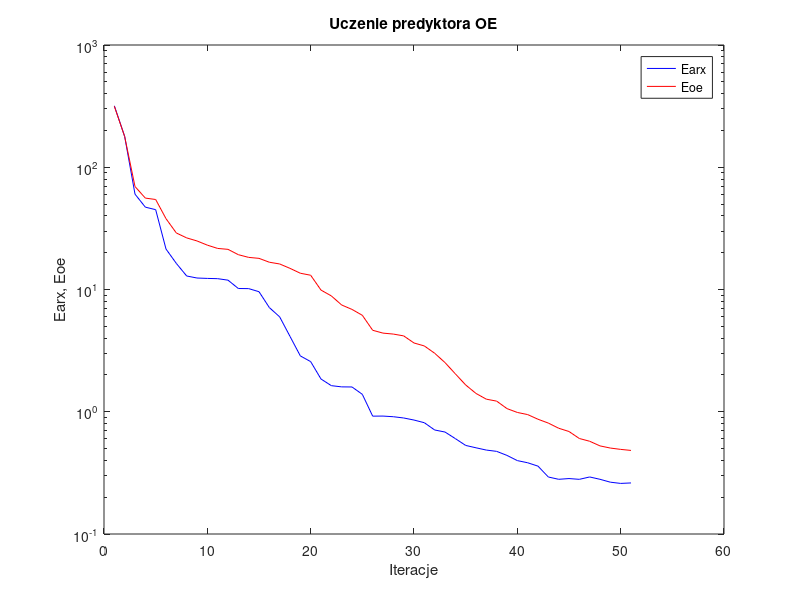
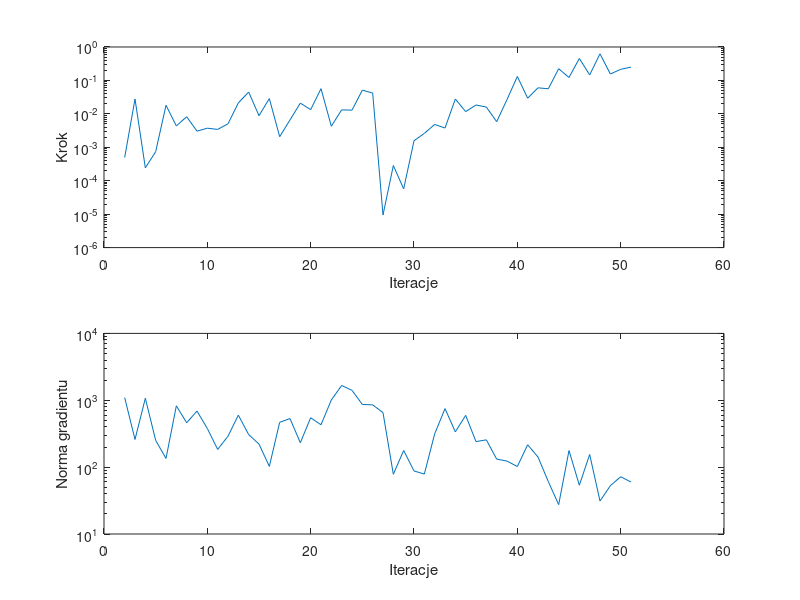

These figures' MATLAB source, in order:
%uczenie predyktora oe
clear all;
n=0; farx(n+1)=3.181939e+002; foe(n+1)=3.154913e+002; wspucz(n+1)=0.000000e+000; ng(n+1)=0.000000e+000;
%odnowa zmiennej metryki
n=1; farx(n+1)=1.786180e+002; foe(n+1)=1.782661e+002; krok(n+1)=4.927090e-004; ng(n+1)=1.096027e+003;
n=2; farx(n+1)=6.026077e+001; foe(n+1)=6.955072e+001; krok(n+1)=2.788178e-002; ng(n+1)=2.593705e+002;
n=3; farx(n+1)=4.716574e+001; foe(n+1)=5.593711e+001; krok(n+1)=2.431917e-004; ng(n+1)=1.071473e+003;
n=4; farx(n+1)=4.498421e+001; foe(n+1)=5.448275e+001; krok(n+1)=7.383609e-004; ng(n+1)=2.512594e+002;
n=5; farx(n+1)=2.143081e+001; foe(n+1)=3.797412e+001; krok(n+1)=1.802073e-002; ng(n+1)=1.350169e+002;
n=6; farx(n+1)=1.634682e+001; foe(n+1)=2.899749e+001; krok(n+1)=4.352152e-003; ng(n+1)=8.249958e+002;
n=7; farx(n+1)=1.289943e+001; foe(n+1)=2.643570e+001; krok(n+1)=8.204311e-003; ng(n+1)=4.612962e+002;
n=8; farx(n+1)=1.241476e+001; foe(n+1)=2.495610e+001; krok(n+1)=3.035901e-003; ng(n+1)=6.888112e+002;
n=9; farx(n+1)=1.232413e+001; foe(n+1)=2.306027e+001; krok(n+1)=3.726829e-003; ng(n+1)=3.781182e+002;
n=10; farx(n+1)=1.226305e+001; foe(n+1)=2.167385e+001; krok(n+1)=3.427028e-003; ng(n+1)=1.841271e+002;
n=11; farx(n+1)=1.192381e+001; foe(n+1)=2.130568e+001; krok(n+1)=5.042985e-003; ng(n+1)=2.901485e+002;
n=12; farx(n+1)=1.018918e+001; foe(n+1)=1.926588e+001; krok(n+1)=2.128042e-002; ng(n+1)=5.987659e+002;
n=13; farx(n+1)=1.016755e+001; foe(n+1)=1.831019e+001; krok(n+1)=4.486659e-002; ng(n+1)=3.068284e+002;
n=14; farx(n+1)=9.593888e+000; foe(n+1)=1.798045e+001; krok(n+1)=8.816889e-003; ng(n+1)=2.209521e+002;
n=15; farx(n+1)=7.115233e+000; foe(n+1)=1.671464e+001; krok(n+1)=2.865057e-002; ng(n+1)=1.025767e+002;
n=16; farx(n+1)=5.973114e+000; foe(n+1)=1.617601e+001; krok(n+1)=2.075022e-003; ng(n+1)=4.682934e+002;
n=17; farx(n+1)=4.134922e+000; foe(n+1)=1.489493e+001; krok(n+1)=6.583213e-003; ng(n+1)=5.320998e+002;
n=18; farx(n+1)=2.863091e+000; foe(n+1)=1.358581e+001; krok(n+1)=2.097129e-002; ng(n+1)=2.316610e+002;
n=19; farx(n+1)=2.570950e+000; foe(n+1)=1.308137e+001; krok(n+1)=1.333847e-002; ng(n+1)=5.478899e+002;
n=20; farx(n+1)=1.852433e+000; foe(n+1)=9.889646e+000; krok(n+1)=5.671128e-002; ng(n+1)=4.303084e+002;
n=21; farx(n+1)=1.634822e+000; foe(n+1)=8.863975e+000; krok(n+1)=4.266621e-003; ng(n+1)=1.010101e+003;
n=22; farx(n+1)=1.597762e+000; foe(n+1)=7.469249e+000; krok(n+1)=1.316643e-002; ng(n+1)=1.664422e+003;
n=23; farx(n+1)=1.594892e+000; foe(n+1)=6.873035e+000; krok(n+1)=1.289397e-002; ng(n+1)=1.407166e+003;
n=24; farx(n+1)=1.388569e+000; foe(n+1)=6.151638e+000; krok(n+1)=5.113139e-002; ng(n+1)=8.653141e+002;
n=25; farx(n+1)=9.206080e-001; foe(n+1)=4.640076e+000; krok(n+1)=4.194258e-002; ng(n+1)=8.542723e+002;
%odnowa zmiennej metryki
n=26; farx(n+1)=9.218617e-001; foe(n+1)=4.397809e+000; krok(n+1)=9.456672e-006; ng(n+1)=6.527574e+002;
n=27; farx(n+1)=9.106883e-001; foe(n+1)=4.319153e+000; krok(n+1)=2.842659e-004; ng(n+1)=7.821449e+001;
n=28; farx(n+1)=8.894002e-001; foe(n+1)=4.174560e+000; krok(n+1)=5.720244e-005; ng(n+1)=1.774691e+002;
n=29; farx(n+1)=8.553974e-001; foe(n+1)=3.652208e+000; krok(n+1)=1.567808e-003; ng(n+1)=8.769685e+001;
n=30; farx(n+1)=8.134007e-001; foe(n+1)=3.453588e+000; krok(n+1)=2.607206e-003; ng(n+1)=7.881693e+001;
n=31; farx(n+1)=7.094178e-001; foe(n+1)=3.010409e+000; krok(n+1)=4.830641e-003; ng(n+1)=3.143643e+002;
n=32; farx(n+1)=6.824887e-001; foe(n+1)=2.524696e+000; krok(n+1)=3.765398e-003; ng(n+1)=7.501295e+002;
n=33; farx(n+1)=6.030714e-001; foe(n+1)=2.042710e+000; krok(n+1)=2.780492e-002; ng(n+1)=3.370761e+002;
n=34; farx(n+1)=5.303701e-001; foe(n+1)=1.656550e+000; krok(n+1)=1.165911e-002; ng(n+1)=5.940138e+002;
n=35; farx(n+1)=5.071928e-001; foe(n+1)=1.411615e+000; krok(n+1)=1.842177e-002; ng(n+1)=2.409291e+002;
n=36; farx(n+1)=4.859377e-001; foe(n+1)=1.267269e+000; krok(n+1)=1.596372e-002; ng(n+1)=2.558561e+002;
n=37; farx(n+1)=4.742012e-001; foe(n+1)=1.221521e+000; krok(n+1)=5.836445e-003; ng(n+1)=1.319356e+002;
n=38; farx(n+1)=4.393790e-001; foe(n+1)=1.060960e+000; krok(n+1)=2.667694e-002; ng(n+1)=1.231858e+002;
n=39; farx(n+1)=3.984872e-001; foe(n+1)=9.869804e-001; krok(n+1)=1.310933e-001; ng(n+1)=1.021401e+002;
n=40; farx(n+1)=3.826146e-001; foe(n+1)=9.480541e-001; krok(n+1)=2.946581e-002; ng(n+1)=2.161539e+002;
n=41; farx(n+1)=3.589826e-001; foe(n+1)=8.683829e-001; krok(n+1)=6.004768e-002; ng(n+1)=1.415780e+002;
n=42; farx(n+1)=2.926018e-001; foe(n+1)=8.077838e-001; krok(n+1)=5.623415e-002; ng(n+1)=6.061450e+001;
n=43; farx(n+1)=2.801969e-001; foe(n+1)=7.331357e-001; krok(n+1)=2.240290e-001; ng(n+1)=2.750069e+001;
n=44; farx(n+1)=2.841367e-001; foe(n+1)=6.893344e-001; krok(n+1)=1.221956e-001; ng(n+1)=1.769763e+002;
n=45; farx(n+1)=2.800153e-001; foe(n+1)=6.042351e-001; krok(n+1)=4.536903e-001; ng(n+1)=5.362995e+001;
n=46; farx(n+1)=2.927818e-001; foe(n+1)=5.736768e-001; krok(n+1)=1.460546e-001; ng(n+1)=1.545856e+002;
n=47; farx(n+1)=2.802105e-001; foe(n+1)=5.256815e-001; krok(n+1)=6.258076e-001; ng(n+1)=3.114454e+001;
n=48; farx(n+1)=2.653994e-001; foe(n+1)=5.047544e-001; krok(n+1)=1.556123e-001; ng(n+1)=5.273638e+001;
n=49; farx(n+1)=2.593261e-001; foe(n+1)=4.922199e-001; krok(n+1)=2.144024e-001; ng(n+1)=7.180404e+001;
n=50; farx(n+1)=2.616607e-001; foe(n+1)=4.826484e-001; krok(n+1)=2.507212e-001; ng(n+1)=5.993159e+001;

figure; semilogy(farx,'b'); hold on; semilogy(foe,'r'); xlabel('Iteracje'); ylabel('Earx, Eoe'); legend('Earx','Eoe'); title('Uczenie predyktora OE');
figure; subplot(2,1,1); semilogy(krok); xlabel('Iteracje'); ylabel('Krok');
subplot(2,1,2); semilogy(ng); xlabel('Iteracje'); ylabel('Norma gradientu');
Earx=farx(n+1)
Eoe=foe(n+1)
